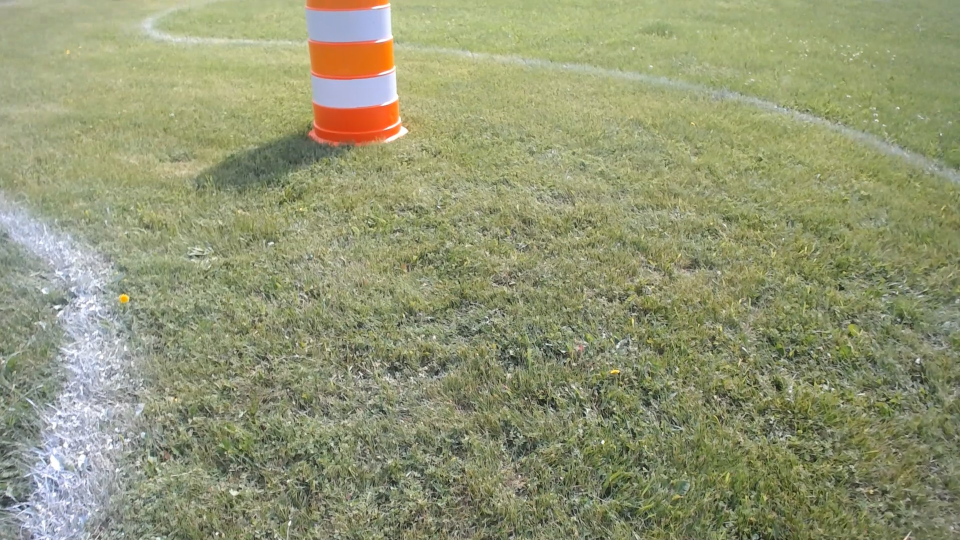
#> input picture CVTest/Untitled Folder/cap_1030IGVC_00:00:03_01.jpg, 1920 x 1080 px (shown at 1/2 size)
$ python -i grip2.py   (imports and definitions only)   (Python 2 division)   (older library calls are emulated)
#> lines starting #> are read from the running program, lines starting #| are printed output that depends on the picture
import cv2
import numpy
import math
import json
from enum import Enum

class GripPipelineTest:
    """
    An OpenCV pipeline generated by GRIP.
    """

    def __init__(self):
        """initializes all values to presets or None if need to be set
        """

	file_name = "/home/bender/IGVC/Nav-Guidance/src/navigation_launch/cameraconfig/configs.json"

	with open (file_name) as configfile:
	  data = "".join(configfile.readlines()).replace('\n','')

	chosen_config = "TEST3"
        data = json.loads(data)
        cd = data[chosen_config]
        self.__blur_0_type = BlurType.Median_Filter
        self.__blur_0_radius = 5

        self.blur_0_output = None

        self.__rgb_threshold_input = self.blur_0_output
        self.__rgb_threshold_red = [cd["rval_low"], cd["rval_high"]]
        self.__rgb_threshold_green = [cd["gval_low"], cd["gval_high"]]
        self.__rgb_threshold_blue = [cd["bval_low"], cd["bval_high"]]
        self.rgb_threshold_output = None
        self.__hsv_threshold_input = self.blur_0_output
        self.__hsv_threshold_hue = [cd["hval_low"], cd["hval_high"]]
        self.__hsv_threshold_saturation = [cd["sval_low"], cd["sval_high"]]
        self.__hsv_threshold_value = [cd["vval_low"], cd["vval_high"]]
        self.hsv_threshold_output = None

        self.__cv_addweighted_src1 = self.rgb_threshold_output
        self.__cv_addweighted_alpha = 1
        self.__cv_addweighted_src2 = self.hsv_threshold_output
        self.__cv_addweighted_beta = 1
        self.__cv_addweighted_gamma = 0

        self.cv_addweighted_output = None

        self.__blur_1_input = self.cv_addweighted_output
        self.__blur_1_type = BlurType.Gaussian_Blur
        self.__blur_1_radius = 4

        self.blur_1_output = None

        self.__find_contours_input = self.blur_1_output
        self.__find_contours_external_only = False

        self.find_contours_output = None

        self.__filter_contours_contours = self.find_contours_output
        self.__filter_contours_min_area = 1500
        self.__filter_contours_min_perimeter = 0
        self.__filter_contours_min_width = 0
        self.__filter_contours_max_width = 1000000
        self.__filter_contours_min_height = 0
        self.__filter_contours_max_height = 1000000
        self.__filter_contours_solidity = [21, 100]
        self.__filter_contours_max_vertices = 1000000
        self.__filter_contours_min_vertices = 0
        self.__filter_contours_min_ratio = 0
        self.__filter_contours_max_ratio = 1000

        self.filter_contours_output = None


    # [159 lines left out: functions process, __rgb_threshold, __hsv_threshold, __cv_addweighted, __blur, __find_contours and 1 more, not called in this run]


BlurType = Enum('BlurType', 'Box_Blur Gaussian_Blur Median_Filter Bilateral_Filter')

>>> import cv2
>>> picture = cv2.imread('../../../CVTest/Untitled Folder/cap_1030IGVC_00:00:03_01.jpg', cv2.IMREAD_GRAYSCALE)
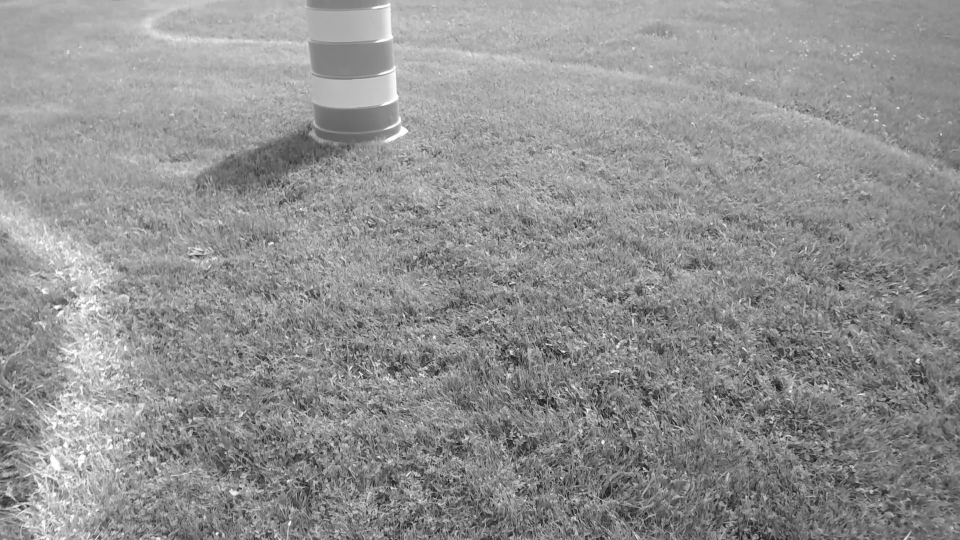
#> picture: shape (1080, 1920) (shown at 1/2 size); min 5, max 255, mean 145.2
>>> result = GripPipelineTest().process(picture)
#> (reads Nav-Guidance/src/navigation_launch/cameraconfig/configs.json from the repository)
#> (the run stopped early here; a loop or call above may not have finished)
